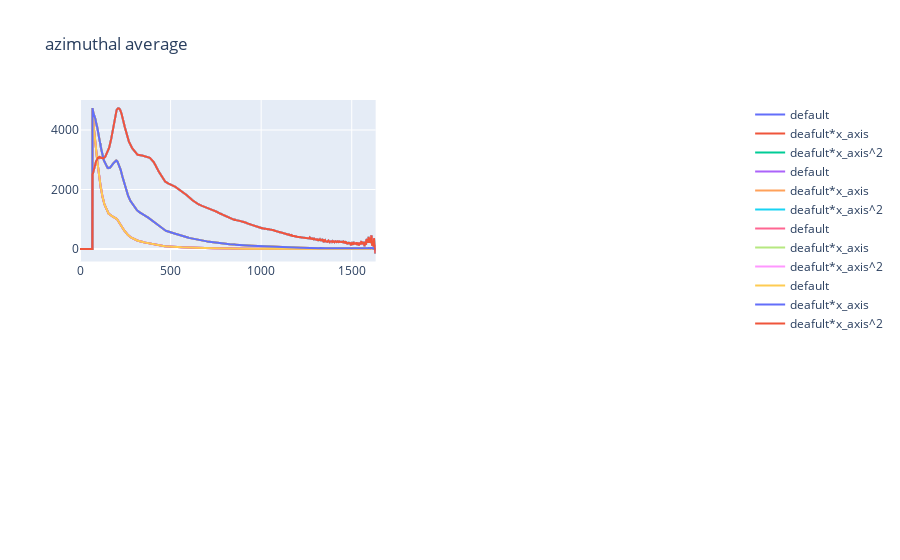

Notebook cell for this chart:
### Code cell
rows, cols= 2,2
fig = make_subplots(rows,cols)
for i in range(rows*cols):
    fig.add_trace(
        go.Scatter(x=np.arange(0,len(azavg)),y=azavg, name="default"),
    )
    fig.add_trace(
        go.Scatter(x=np.arange(0,len(azavg)),y=new_azavg, name="deafult*x_axis"),
    )
    fig.add_trace(
        go.Scatter(x=np.arange(0,len(azavg)),y=new_two, name="deafult*x_axis^2"),
    )
    fig.update_layout(
        title_text="azimuthal average",
        hovermode='x',
    #     template="plotly_dark"
    )
fig.show()

### Figure 1 — Plotly figure (JSON) as saved in the notebook; plotly's stock layout.template omitted (floating-point values rounded to 4 significant figures; data arrays with more than 128 entries replaced by an {"elided": "..."} marker saying what was removed)
{"data": [{"name": "default", "type": "scatter", "x": {"elided": "1633 int values"}, "y": {"elided": "1633 float values"}}, {"name": "deafult*x_axis", "type": "scatter", "x": {"elided": "1633 int values"}, "y": {"elided": "1633 float values"}}, {"name": "deafult*x_axis^2", "type": "scatter", "x": {"elided": "1633 int values"}, "y": {"elided": "1633 float values"}}, {"name": "default", "type": "scatter", "x": {"elided": "1633 int values"}, "y": {"elided": "1633 float values"}}, {"name": "deafult*x_axis", "type": "scatter", "x": {"elided": "1633 int values"}, "y": {"elided": "1633 float values"}}, {"name": "deafult*x_axis^2", "type": "scatter", "x": {"elided": "1633 int values"}, "y": {"elided": "1633 float values"}}, {"name": "default", "type": "scatter", "x": {"elided": "1633 int values"}, "y": {"elided": "1633 float values"}}, {"name": "deafult*x_axis", "type": "scatter", "x": {"elided": "1633 int values"}, "y": {"elided": "1633 float values"}}, {"name": "deafult*x_axis^2", "type": "scatter", "x": {"elided": "1633 int values"}, "y": {"elided": "1633 float values"}}, {"name": "default", "type": "scatter", "x": {"elided": "1633 int values"}, "y": {"elided": "1633 float values"}}, {"name": "deafult*x_axis", "type": "scatter", "x": {"elided": "1633 int values"}, "y": {"elided": "1633 float values"}}, {"name": "deafult*x_axis^2", "type": "scatter", "x": {"elided": "1633 int values"}, "y": {"elided": "1633 float values"}}], "layout": {"hovermode": "x", "title": {"text": "azimuthal average"}, "xaxis": {"anchor": "y", "domain": [0, 0.45]}, "xaxis2": {"anchor": "y2", "domain": [0.55, 1]}, "xaxis3": {"anchor": "y3", "domain": [0, 0.45]}, "xaxis4": {"anchor": "y4", "domain": [0.55, 1]}, "yaxis": {"anchor": "x", "domain": [0.575, 1]}, "yaxis2": {"anchor": "x2", "domain": [0.575, 1]}, "yaxis3": {"anchor": "x3", "domain": [0, 0.425]}, "yaxis4": {"anchor": "x4", "domain": [0, 0.425]}}}
